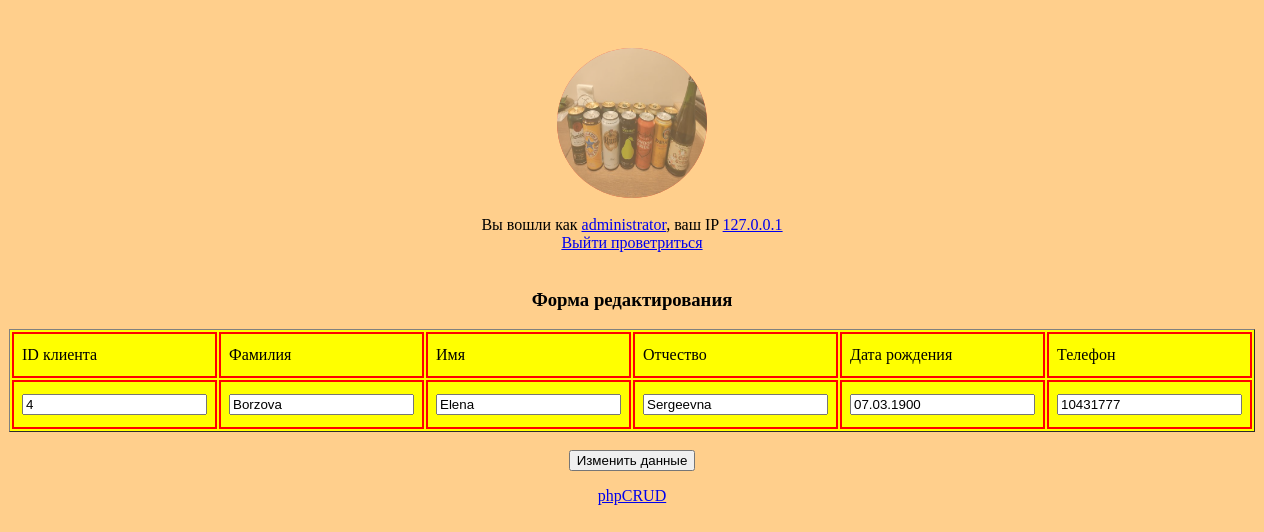
/update.php?id_klient=4 (signed in), run on the app's committed database.
### tables this page shows
CREATE TABLE `user` (
  `login` text NOT NULL,
  `password` varchar(255) NOT NULL,
  `user_id` int(11) NOT NULL,
  `log` varchar(255) DEFAULT NULL,
  `role` varchar(15) NOT NULL,
  `ban` varchar(3) DEFAULT NULL,
  `userpic` varchar(255) DEFAULT NULL
);

CREATE TABLE `klient` (
  `family` varchar(30) NOT NULL,
  `name` varchar(30) NOT NULL,
  `patronymic` varchar(30) NOT NULL,
  `phone` varchar(12) NOT NULL,
  `birth_date` varchar(30) NOT NULL,
  `id_klient` int(10) NOT NULL
);

### config.php (called while the page is built, shortened)
<?php
$db_host='localhost';
$db_name='cdrom';
$db_login='root';
$db_pass='vertrigo';
$connect_mysql_base = new mysqli($db_host, $db_login, $db_pass, $db_name);
function queryMysql($query)	{
	global $connect_mysql_base;
	$result = $connect_mysql_base->query($query);
	return $result;
}

### update.php (the view, shortened to what this page needs)
<?php
require_once "config.php";
require_once "User.class.php";
shortUserInfo();
?>
<html>
<head>
    <link rel="stylesheet" type="text/css" href="style.css">
</head>
<body>
<div align="center">
<?php
if (!isset($_GET['id_klient']))	{}
else {
    $id = $_GET['id_klient'];
    $s = queryMysql("SELECT * FROM klient WHERE (id_klient = '$id')");
    $f = $s->fetch_array();
?>
    <form method="GET">
    <h3>Форма редактирования</h3>
        <table border='1' width='40%' bgcolor='yellow'>
            <tr><td>ID клиента</td><td>Фамилия</td><td>Имя</td><td>Отчество</td><td>Дата рождения</td><td>Телефон</td></tr>
            <tr>
                <td align="center"> <input type = "text" readonly name="id_klient" value="<?php echo $f['id_klient']; ?>"> </td>
                <td align="center"> <input type="text" name="family" value="<?php echo $f['family']; ?>"> </td>
                <td align="center"> <input type="text" name="name" value="<?php echo $f['name']; ?>"> </td>
                <td align="center"> <input type="text" name="patronymic" value="<?php echo $f['patronymic']; ?>"> </td>
                <td align="center"> <input type="text" name="birth_date" value="<?php echo $f['birth_date']; ?>"> </td>
                <td align="center"> <input type="text" name="phone" value="<?php echo $f['phone']; ?>"> </td>
            </tr>
        </table>
        <br><input type="submit" name="change_data_client" value="Изменить данные">
    </form>
</div>
<?php
}
require_once "footer.php";

### User.class.php (shortened to what this page needs)
<?php
function checkAuth() {
    if (empty($_SESSION['login']) || empty ($_SESSION['user_id']) || empty ($_SESSION['role'])) {
	header('Location: auth.php');
    }
    else {
        $client_ip = $_SERVER['REMOTE_ADDR'];
	$user_id = $_SESSION['user_id'];
	$current_user = $_SESSION['login'];
	$role = $_SESSION['role'];
    }
return $userdata = ['current_user'=>"$current_user", 'user_id'=>"$user_id", 'role'=>"$role", 'client_ip'=>"$client_ip"];
}
function getUserPic(){
   $s = queryMysql("SELECT userpic FROM user WHERE login = '$_SESSION[login]'");
   $f = $s->fetch_array();
   $path = "<a title='Смена аватара' href='upload_pic.php'><img class='avatar' width='150px' height='150px' src='$f[userpic]'></a>";
   return $path;
}
function shortUserInfo(){
    $userdata = checkAuth();
    $current_user = $userdata['current_user'];
    $client_ip = $userdata['client_ip'];
    $random_otvet = rand(1,5);
    switch ($random_otvet) {
        case 1:
                $random_logout_text = "Выйти проветриться";
                break;
    }
    $userpic = getUserPic();
    echo "$userpic<br><br> Вы вошли как <a title = 'Нажмите для подробной информации' href='user.php'>$current_user</a>, ваш IP <a target='blank' href='https://ip.osnova.news/?ip=$client_ip'>$client_ip</a>";
    echo "<br><a href='?sign_out'>$random_logout_text</a><br><br>";
}

### style.css (style rules this page uses)
body { position:relative; top: 40px; background:#FFCF8C; color:#000000; text-align:center; }
.avatar { border-radius: 98px 98px 98px 98px; opacity: 0.6; background:red; }
td { border: 2px solid red; padding: 8px; padding-top: 12px; padding-bottom: 12px; text-align: left; background-color: #f8d43f8ffdb; color: black; }

### data on the page
user: userpic (picture)
klient: id_klient "4", family "Borzova", name "Elena", patronymic "Sergeevna", birth_date "07.03.1900", phone "10431777"

### other printed values
$current_user "administrator"
$client_ip "127.0.0.1"
$random_logout_text "Выйти проветриться"
